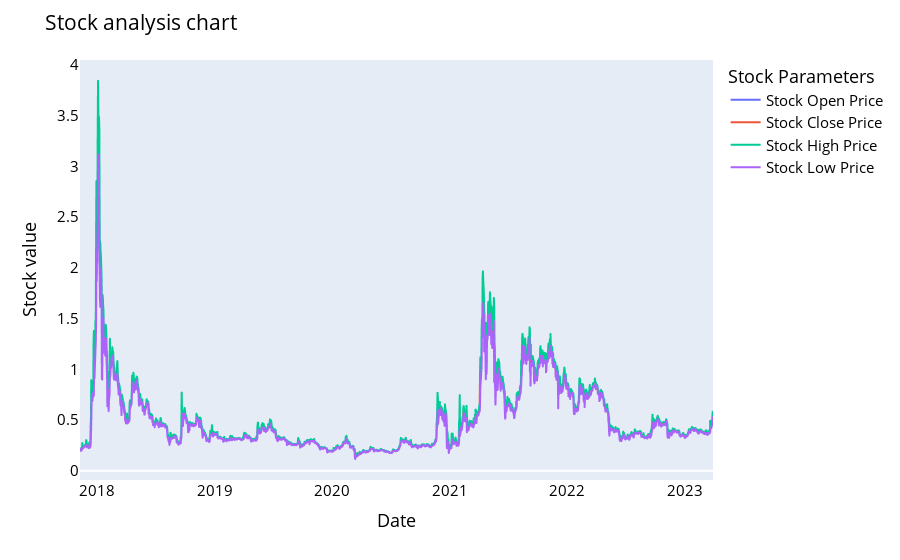

This figure's notebook cell:
### Code cell
names = cycle(['Stock Open Price','Stock Close Price','Stock High Price','Stock Low Price'])

fig = px.line(y_overall, x=y_overall.Date, y=[y_overall['Open'], y_overall['Close'], 
                                          y_overall['High'], y_overall['Low']],
             labels={'Date': 'Date','value':'Stock value'})
fig.update_layout(title_text='Stock analysis chart', font_size=15, font_color='black',legend_title_text='Stock Parameters')
fig.for_each_trace(lambda t:  t.update(name = next(names)))
fig.update_xaxes(showgrid=False)
fig.update_yaxes(showgrid=False)

fig.show()

### Figure 1 — Plotly figure (JSON) as saved in the notebook; plotly's stock layout.template omitted (floating-point values rounded to 4 significant figures; data arrays with more than 128 entries replaced by an {"elided": "..."} marker saying what was removed)
{"data": [{"hovertemplate": "variable=Open<br>Date=%{x}<br>Stock value=%{y}<extra></extra>", "legendgroup": "Open", "line": {"color": "#636efa", "dash": "solid"}, "marker": {"symbol": "circle"}, "mode": "lines", "name": "Stock Open Price", "showlegend": true, "type": "scattergl", "x": {"elided": "1968 str values"}, "xaxis": "x", "y": {"elided": "1968 float values"}, "yaxis": "y"}, {"hovertemplate": "variable=Close<br>Date=%{x}<br>Stock value=%{y}<extra></extra>", "legendgroup": "Close", "line": {"color": "#EF553B", "dash": "solid"}, "marker": {"symbol": "circle"}, "mode": "lines", "name": "Stock Close Price", "showlegend": true, "type": "scattergl", "x": {"elided": "1968 str values"}, "xaxis": "x", "y": {"elided": "1968 float values"}, "yaxis": "y"}, {"hovertemplate": "variable=High<br>Date=%{x}<br>Stock value=%{y}<extra></extra>", "legendgroup": "High", "line": {"color": "#00cc96", "dash": "solid"}, "marker": {"symbol": "circle"}, "mode": "lines", "name": "Stock High Price", "showlegend": true, "type": "scattergl", "x": {"elided": "1968 str values"}, "xaxis": "x", "y": {"elided": "1968 float values"}, "yaxis": "y"}, {"hovertemplate": "variable=Low<br>Date=%{x}<br>Stock value=%{y}<extra></extra>", "legendgroup": "Low", "line": {"color": "#ab63fa", "dash": "solid"}, "marker": {"symbol": "circle"}, "mode": "lines", "name": "Stock Low Price", "showlegend": true, "type": "scattergl", "x": {"elided": "1968 str values"}, "xaxis": "x", "y": {"elided": "1968 float values"}, "yaxis": "y"}], "layout": {"font": {"color": "black", "size": 15}, "legend": {"title": {"text": "Stock Parameters"}, "tracegroupgap": 0}, "margin": {"t": 60}, "title": {"text": "Stock analysis chart"}, "xaxis": {"anchor": "y", "domain": [0, 1], "showgrid": false, "title": {"text": "Date"}}, "yaxis": {"anchor": "x", "domain": [0, 1], "showgrid": false, "title": {"text": "Stock value"}}}}
